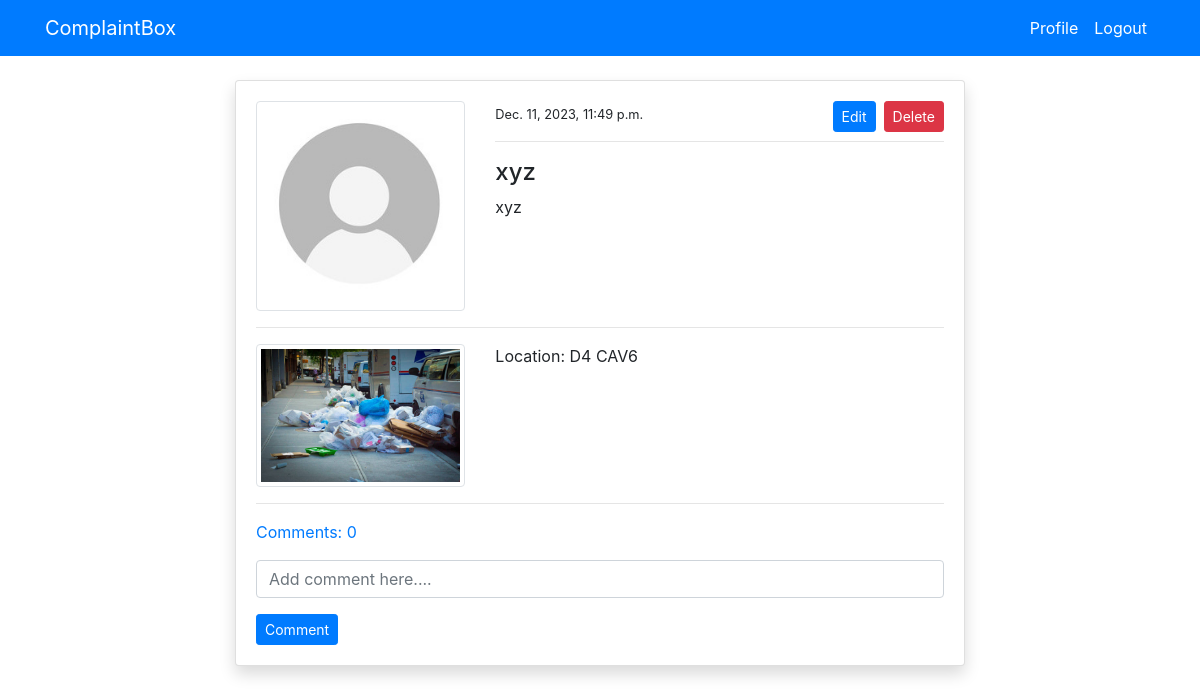
Screenshot of /post_detail/14/ (signed in) with the database file from the repository.
### blog/models.py (models this page shows, shortened)
class PostModel(models.Model):
    title = models.CharField(max_length=100)
    content = models.TextField()
    imagepost = models.ImageField(default='garbage.jpg', upload_to='posts', validators=[
                              FileExtensionValidator(['png', 'jpg'])])
    location =  models.CharField(max_length=100)
    author = models.ForeignKey(User, on_delete=models.CASCADE)
    date_created = models.DateTimeField(auto_now_add=True)
    class Meta:
        ordering = ('-date_created',)
    def comment_count(self):
        return self.comment_set.all().count()
    def comments(self):
        return self.comment_set.all()

### users/models.py (models this page shows, shortened)
class ProfileModel(models.Model):
    user = models.OneToOneField(User, on_delete=models.CASCADE)
    image = models.ImageField(default='default.jpg', upload_to='profile', validators=[
                              FileExtensionValidator(['png', 'jpg'])])

### blog/views.py (the view)
# urls.py: path('post_detail/<int:pk>/', views.post_detail, name='blog-post-detail'),
@login_required
def post_detail(request, pk):
    post = PostModel.objects.get(id=pk)
    if request.method == 'POST':
        c_form = CommentForm(request.POST)
        if c_form.is_valid():
            instance = c_form.save(commit=False)
            instance.user = request.user
            instance.post = post
            instance.save()
            return redirect('blog-post-detail', pk=post.id)
    else:
        c_form = CommentForm()
    context = {
        'post': post,
        'c_form': c_form,
    }
    return render(request, 'blog/post_detail.html', context)

### blog/forms.py
class CommentForm(forms.ModelForm):
    content = forms.CharField(
        label='', widget=forms.TextInput(attrs={'placeholder': 'Add comment here....'}))
    class Meta:
        model = Comment
        fields = ('content',)

### templates/blog/post_detail.html (shortened to what this page needs)
{% extends 'partials/base.html' %}
{% load crispy_forms_tags %}
{% block content %}
<div class="container">
    <div class="row mt-5 pt-3">
        <div class="col-md-8 offset-md-2">
            <div class="card my-3 shadow">
                <div class="card-body">
                    <div class="row">
                        <div class="col-md-4">
                            <img class="img-thumbnail" src="{{ post.author.profilemodel.image.url }}" alt="profile-img">
                        </div>
                        <div class="col-md-8">
                            <small>{{ post.date_created }}</small>
                            {% if post.author == request.user %}
                            <span><a class="btn btn-danger float-right btn-sm"
                                    href="{% url 'blog-post-delete' post.id %}">Delete</a></span>
                            <span><a class="btn btn-primary mx-2 float-right btn-sm"
                                    href="{% url 'blog-post-edit' post.id %}">Edit</a></span>
                            {% endif %}
                            <hr>
                            <h4>{{ post.title }}</h4>
                            <p>
                                {{ post.content }}
                            </p>
                        </div>
                    </div>
                    <hr>
                    <div class="row">
                        <div class="col-md-4">
                            <img class="img-thumbnail" src="{{ post.imagepost.url }}" alt="garbage.jpg">
                        </div>
                        <div class="col-md-8">
                            <p>
                               Location: {{ post.location }}
                            </p>
                        </div>
                    </div>
                    <hr>
                    <p class="mt-3">
                        <a class="" data-toggle="collapse" href="#collapseExample" role="button" aria-expanded="false"
                            aria-controls="collapseExample">
                            Comments: {{ post.comment_count }}
                        </a>
                    </p>
                    <form method="POST">
                        {{ c_form|crispy }}
                        <input class="btn btn-primary btn-sm" type="submit" value="Comment">
                    </form>
                </div>
            </div>
        </div>
    </div>
</div>
{% endblock %}

### rows the page displays
PostModel: author.profilemodel.image (placeholder picture), date_created "Dec. 11, 2023, 11:49 p.m.", title "xyz", content "xyz", imagepost (picture), location "D4 CAV6", comment_count "0"
